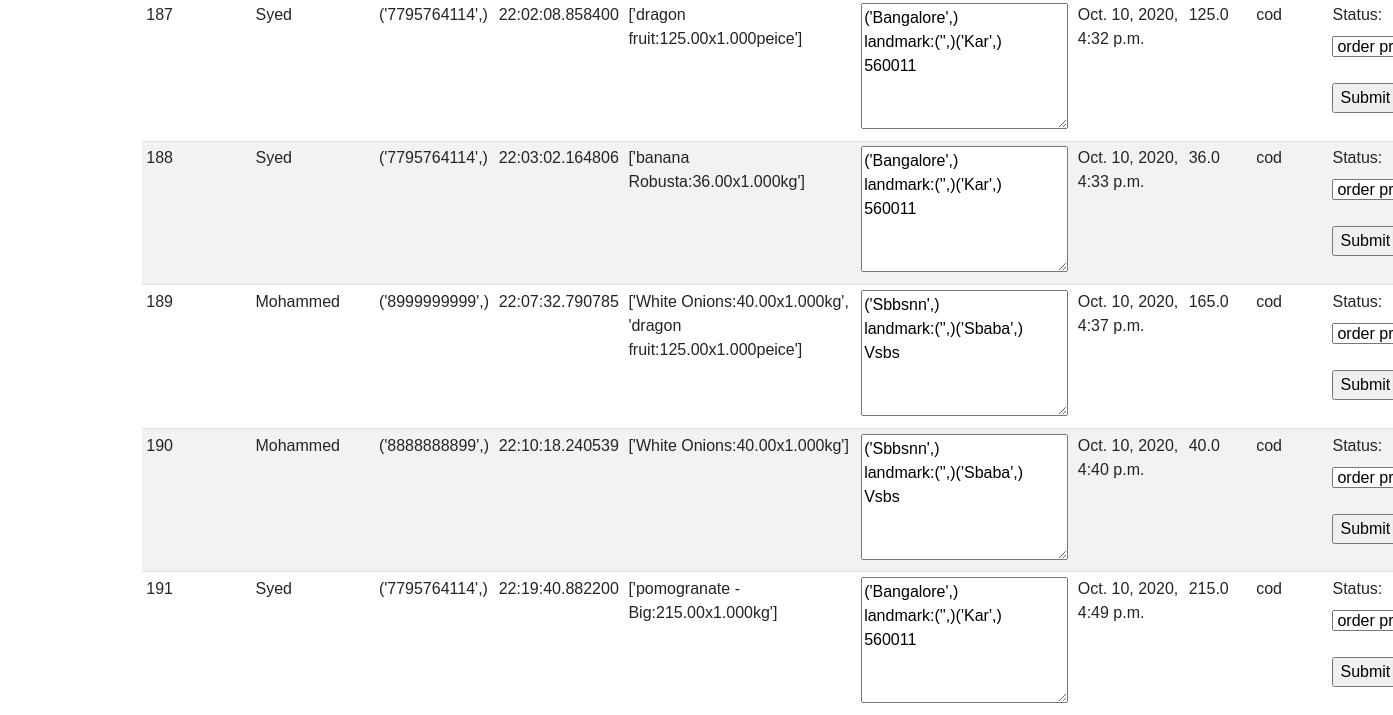
/managerdash (signed in, lower part), run on an earlier commit of the app's database.
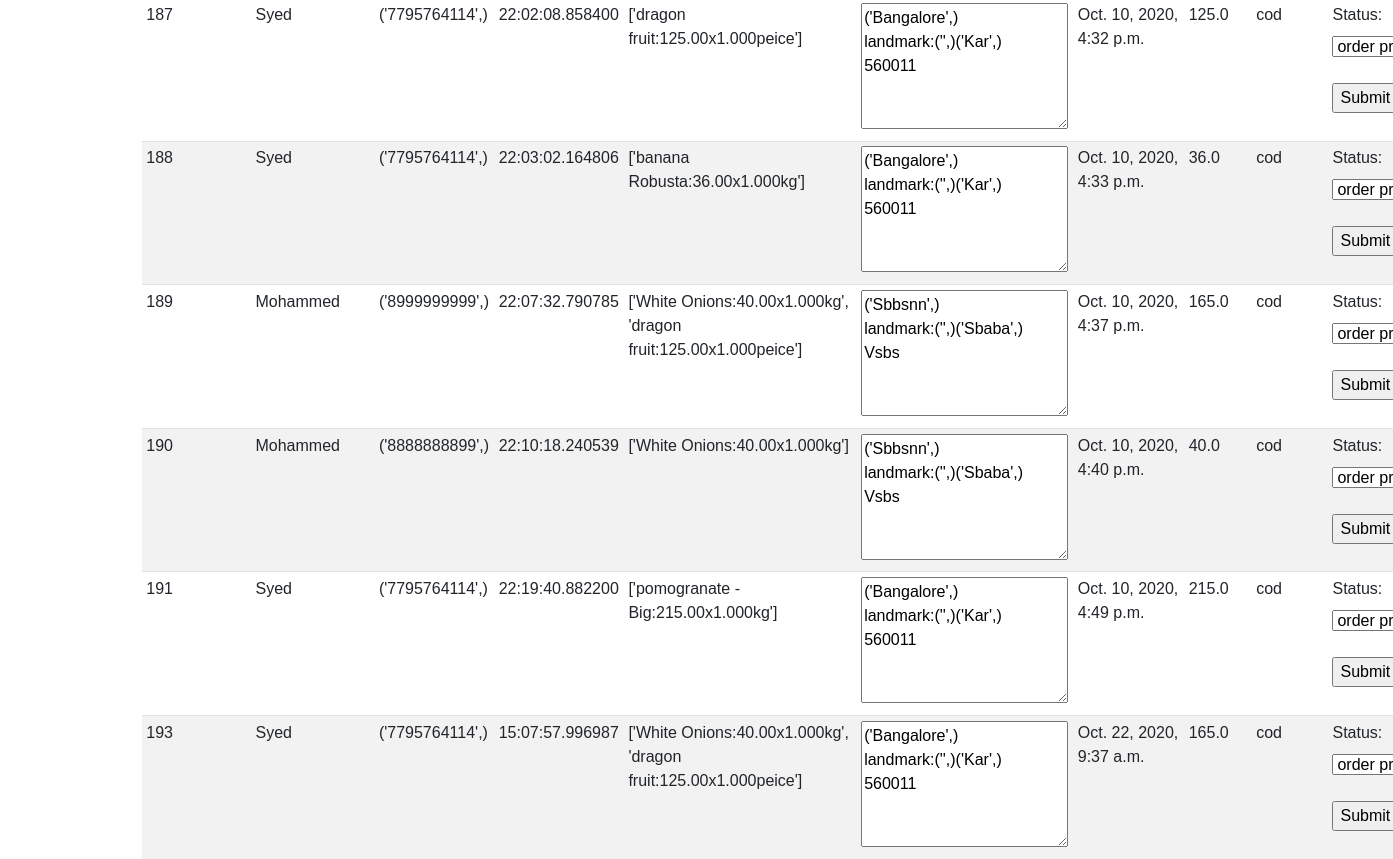
And on a later commit of the database.
### atoz_store/models.py (models this page shows, shortened)
class manager(models.Model):
    Orderm=models.ForeignKey(Order,on_delete=models.SET_NULL,blank=True,null=True)
    namem=models.CharField(max_length=400,null=True)
    phonem=models.CharField(max_length=400,null=True)
    trans_id = models.CharField(max_length=400,null=True)
    productm = models.CharField(max_length=400,null=True)
    quantitym=models.CharField(max_length=400,null=True)
    adressm=models.CharField(max_length=400,null=True)
    date = models.DateTimeField(auto_now_add=True)
    totalm = models.CharField(max_length=400,null=True)
    payment = models.CharField(max_length=10,null=True)

class Order(models.Model):
    status = (
        ("op","order processing"),
        ("od","out for delivery"),
        ("d","delivered"),
         )
    customer = models.ForeignKey(Customer,on_delete=models.SET_NULL,blank=True,null=True)
    status = models.CharField(max_length=40,choices=status,null=True,default="null")
    date_ordered = models.DateTimeField(auto_now_add=True,null=True)
    mark = models.IntegerField(default=1)
    complete = models.BooleanField(default=True,null=True,blank=False)
    transaction_id = models.CharField(max_length=128,null=True)
    def __str__(self):
        return str(self.id)

### manager/views.py (the view, shortened to what this page needs)
# urls.py: path("managerdash",views.managerdash,name="managerdash"),
def managerdash(request):
    user = request.user
    if user is not None and user.is_superuser:
        managerda = list(manager.objects.all())
        orderss= Order.objects.all()
        orders = list(Order.objects.all())
        customers = list(Customer.objects.all())
        context = {'customers':customers,'orders':orders,'managerda':managerda}
        return render(request,'atoz_store/manager.html',context)
    else:
        return render(request,'atoz_store/managelogin.html')

### atoz_store/Templates/atoz_store/manager.html (shortened to what this page needs)
{% extends 'atoz_store/main.html' %}
{% load static %}
{% block content %}
<br>
<br>
<table  class="table table-striped table-sm">
    <tbody>
      {% for mdr in managerda %}
      <tr>
        <td>{{mdr.Orderm.id}}</td>
        <td>{{mdr.namem}}</td>
        <td>{{mdr.phonem}}</td>
        <td>{{mdr.trans_id}}</td>
        <td>{{mdr.productm}}</td>
        <td><textarea name="" id="" cols="20" rows="5">{{mdr.adressm}}</textarea></td>
        <td>{{mdr.date}}</td>
        <td>{{mdr.totalm}}</td>
        <td>{{mdr.payment}}</td>
        <td><form  id={{mdr.Orderm}} method="POST" action="managerdash">
          <label  for="status">Status:</label>
          <select  name="status" id="status">
            <option  value={"ordno":"{{mdr.Orderm}}","status":"op"}>order processing</option>
          </select>
          <br><br>
          <input data-ord={{mdr.Orderm}}  class="setstatus" type="submit" value="Submit">
        </form></td>
      </tr>
      {% endfor %}
    </tbody>
  </table>
{% endblock content%}

What changed in the data, as far as the page shows it:
added manager: Orderm.id "193", namem "Syed", phonem "('7795764114',)", trans_id "15:07:57.996987", productm "['White Onions:40.00x1.000kg', 'dragon fruit:125.00x1.000peice']", adressm "('Bangalore',) landmark:('',)('Kar',) 560011", date "Oct. 22, 2020, 9:37 a.m.", totalm "165.0", payment "cod"
